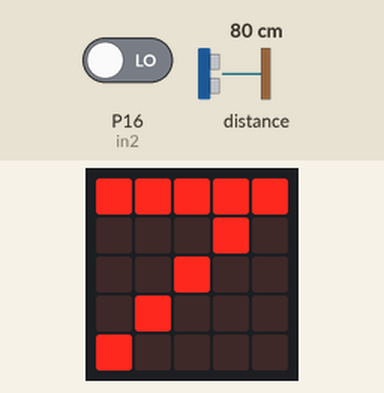
Bench run of a program on a simulated BBC micro:bit running MicroPython. Parts: the board's 5×5 LED display. Inputs (shaded band) come from the test bench; at power-on: distance to the obstacle 80 cm, P16 (in2) LOW. The echo pulse lasts 58.3 µs per cm.

Above: at 1.2 s.
1.3 s: distance to the obstacle set to 2 cm
At 2.3 s:
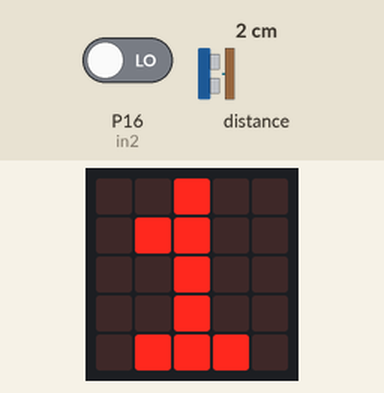
3.3 s: distance to the obstacle set to 35 cm
At 4.1 s:
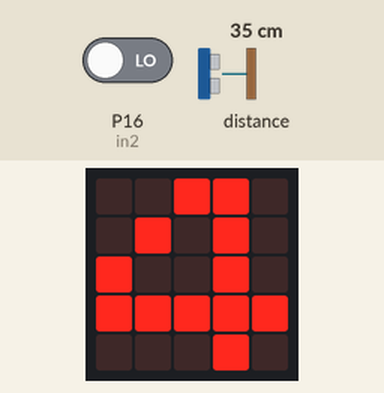
4.8 s: distance to the obstacle set to 9 cm
At 5.8 s:
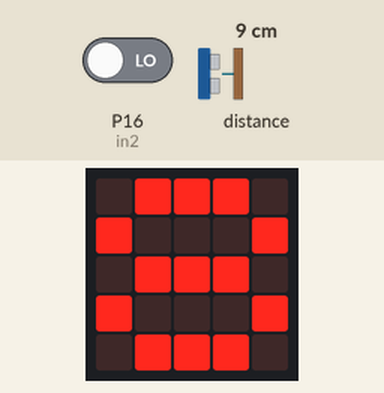
Timing chart, 0 to 7.8 s (numbered marks = the images above; inputs shaded):
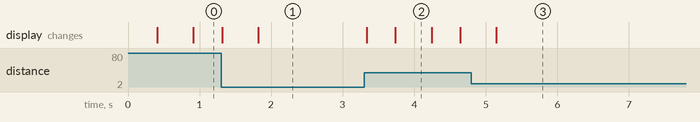

Measured:
- after the input at 1.3 s, the display: first differs from a run without the input after 0.52 s (image 1)
- after the input at 3.3 s, the display: first changes at once (image 2 shows a later state)
- after the input at 4.8 s, the display: changes after 0.35 s (image 3)
- what the display in image 2 shows lasts 0.5 s, from 3.7 s to 4.2 s

The program:

sonic.py
```python
from microbit import *
from machine import time_pulse_us

def sonic(in1, in2):
    in1.write_digital(0)
    in2.read_digital()
    while True:
        in1.write_digital(1)
        in1.write_digital(0)
        time = time_pulse_us(in2, 1) / 10 ** 6
        dist = int(time / 2 * 34300)
        display.show(dist)
        sleep(100)

sonic(pin2, pin16)
```
